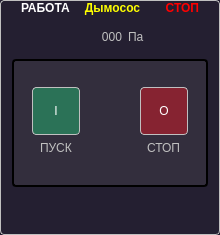
<?xml version="1.0" encoding="UTF-8"?>
<ui version="4.0">
 <class>Exhauser</class>
 <widget class="QGroupBox" name="Exhauser">
  <property name="geometry">
   <rect>
    <x>0</x>
    <y>0</y>
    <width>220</width>
    <height>235</height>
   </rect>
  </property>
  <property name="windowTitle">
   <string>Exhauser</string>
  </property>
  <property name="styleSheet">
   <string notr="true">QGroupBox
{
	color: yellow;
	background-color: rgb(36, 31, 49);
	border: 1px solid silver;
	border-radius: 4px;
	font-weight: bold;
	padding-top: 1em;
}
QGroupBox:flat
{
	background-color: rgb(23, 64, 25);
}
QGroupBox::title
{
	subcontrol-origin: padding;
	subcontrol-position:  top center;
}
#panel
{
	border: 2px solid black;
	border-radius: 4px;
	background-color: rgba(61, 56, 70,150);
}
#start
{
	border: 1px solid silver;
	border-radius: 4px;
	color: white;
	background-color: rgba(38, 162, 105,150);
	padding: 4px;
}
#stop
{
	border: 1px solid silver;
	border-radius: 4px;
	color: white;
	background-color: rgba(192, 28, 40,150);
	padding: 4px;
}
#start:disabled,#stop:disabled
{
	background-color: rgba(154, 153, 150,100);
}

QLabel
{
	color: silver;
}
#running
{
	color: gray;
	font-weight: bold;
	image-position: right;
}
#running:enabled
{
	color: white;
	image: url(:/TREPEL/resources/green-led.png);
	image-position: right;
}
#emergency:enabled
{
	color: gray;
	font-weight: bold;
}
#emergency:enabled
{
	color: red;
	image: url(:/TREPEL/resources/red-led.png);
	image-position: left;
}
#preferences
{
	border: 1px none;
}</string>
  </property>
  <property name="title">
   <string>Дымосос</string>
  </property>
  <property name="prefix" stdset="0">
   <string>MOTOR</string>
  </property>
  <property name="idx" stdset="0">
   <number>1</number>
  </property>
  <layout class="QVBoxLayout" name="verticalLayout_3">
   <property name="topMargin">
    <number>0</number>
   </property>
   <property name="bottomMargin">
    <number>0</number>
   </property>
   <item>
    <widget class="QWidget" name="statusRow" native="true">
     <property name="sizePolicy">
      <sizepolicy hsizetype="Preferred" vsizetype="Fixed">
       <horstretch>0</horstretch>
       <verstretch>0</verstretch>
      </sizepolicy>
     </property>
     <layout class="QHBoxLayout" name="horizontalLayout_3">
      <property name="topMargin">
       <number>0</number>
      </property>
      <property name="bottomMargin">
       <number>0</number>
      </property>
      <item>
       <widget class="QLabel" name="running">
        <property name="text">
         <string>РАБОТА</string>
        </property>
        <property name="alignment">
         <set>Qt::AlignLeading|Qt::AlignLeft|Qt::AlignVCenter</set>
        </property>
       </widget>
      </item>
      <item>
       <widget class="QLabel" name="emergency">
        <property name="text">
         <string>СТОП</string>
        </property>
        <property name="alignment">
         <set>Qt::AlignRight|Qt::AlignTrailing|Qt::AlignVCenter</set>
        </property>
       </widget>
      </item>
     </layout>
    </widget>
   </item>
   <item>
    <widget class="QWidget" name="important" native="true">
     <layout class="QHBoxLayout" name="horizontalLayout_4">
      <item>
       <widget class="QLabel" name="label_2">
        <property name="maximumSize">
         <size>
          <width>24</width>
          <height>24</height>
         </size>
        </property>
        <property name="text">
         <string/>
        </property>
        <property name="pixmap">
         <pixmap resource="../../resources.qrc">:/TREPEL/resources/barometr.png</pixmap>
        </property>
        <property name="scaledContents">
         <bool>true</bool>
        </property>
       </widget>
      </item>
      <item alignment="Qt::AlignRight">
       <widget class="QLabel" name="label">
        <property name="text">
         <string>000</string>
        </property>
        <property name="alignment">
         <set>Qt::AlignRight|Qt::AlignTrailing|Qt::AlignVCenter</set>
        </property>
       </widget>
      </item>
      <item alignment="Qt::AlignLeft">
       <widget class="QLabel" name="units">
        <property name="text">
         <string>Па</string>
        </property>
       </widget>
      </item>
     </layout>
    </widget>
   </item>
   <item>
    <widget class="QWidget" name="panel" native="true">
     <property name="sizePolicy">
      <sizepolicy hsizetype="Preferred" vsizetype="Expanding">
       <horstretch>0</horstretch>
       <verstretch>0</verstretch>
      </sizepolicy>
     </property>
     <layout class="QGridLayout" name="gridLayout">
      <property name="leftMargin">
       <number>3</number>
      </property>
      <property name="rightMargin">
       <number>3</number>
      </property>
      <property name="bottomMargin">
       <number>3</number>
      </property>
      <item row="1" column="0" colspan="2" alignment="Qt::AlignHCenter">
       <widget class="QWidget" name="controls" native="true">
        <layout class="QHBoxLayout" name="horizontalLayout_2">
         <property name="spacing">
          <number>20</number>
         </property>
         <property name="topMargin">
          <number>0</number>
         </property>
         <item alignment="Qt::AlignVCenter">
          <widget class="QWidget" name="startPlace" native="true">
           <layout class="QVBoxLayout" name="verticalLayout">
            <property name="leftMargin">
             <number>0</number>
            </property>
            <property name="topMargin">
             <number>0</number>
            </property>
            <property name="rightMargin">
             <number>0</number>
            </property>
            <property name="bottomMargin">
             <number>0</number>
            </property>
            <item alignment="Qt::AlignHCenter">
             <widget class="QPushButton" name="start">
              <property name="minimumSize">
               <size>
                <width>48</width>
                <height>48</height>
               </size>
              </property>
              <property name="maximumSize">
               <size>
                <width>48</width>
                <height>48</height>
               </size>
              </property>
              <property name="cursor">
               <cursorShape>PointingHandCursor</cursorShape>
              </property>
              <property name="text">
               <string>I</string>
              </property>
             </widget>
            </item>
            <item alignment="Qt::AlignHCenter">
             <widget class="QLabel" name="startLabel">
              <property name="text">
               <string>ПУСК</string>
              </property>
             </widget>
            </item>
           </layout>
          </widget>
         </item>
         <item>
          <spacer name="horizontalSpacer">
           <property name="orientation">
            <enum>Qt::Horizontal</enum>
           </property>
           <property name="sizeHint" stdset="0">
            <size>
             <width>40</width>
             <height>20</height>
            </size>
           </property>
          </spacer>
         </item>
         <item alignment="Qt::AlignVCenter">
          <widget class="QWidget" name="stopPlace" native="true">
           <layout class="QVBoxLayout" name="verticalLayout_2">
            <property name="leftMargin">
             <number>0</number>
            </property>
            <property name="topMargin">
             <number>0</number>
            </property>
            <property name="rightMargin">
             <number>0</number>
            </property>
            <property name="bottomMargin">
             <number>0</number>
            </property>
            <item alignment="Qt::AlignHCenter">
             <widget class="QPushButton" name="stop">
              <property name="minimumSize">
               <size>
                <width>48</width>
                <height>48</height>
               </size>
              </property>
              <property name="maximumSize">
               <size>
                <width>48</width>
                <height>16777215</height>
               </size>
              </property>
              <property name="cursor">
               <cursorShape>PointingHandCursor</cursorShape>
              </property>
              <property name="text">
               <string>O</string>
              </property>
             </widget>
            </item>
            <item alignment="Qt::AlignHCenter">
             <widget class="QLabel" name="stopLabel">
              <property name="text">
               <string>СТОП</string>
              </property>
             </widget>
            </item>
           </layout>
          </widget>
         </item>
        </layout>
       </widget>
      </item>
     </layout>
    </widget>
   </item>
   <item alignment="Qt::AlignBottom">
    <widget class="QWidget" name="statusBar" native="true">
     <property name="enabled">
      <bool>true</bool>
     </property>
     <layout class="QHBoxLayout" name="horizontalLayout">
      <property name="topMargin">
       <number>0</number>
      </property>
      <item>
       <widget class="QLabel" name="powered">
        <property name="minimumSize">
         <size>
          <width>32</width>
          <height>32</height>
         </size>
        </property>
        <property name="maximumSize">
         <size>
          <width>32</width>
          <height>32</height>
         </size>
        </property>
        <property name="text">
         <string/>
        </property>
        <property name="pixmap">
         <pixmap resource="../../resources.qrc">:/TREPEL/resources/bolt.png</pixmap>
        </property>
        <property name="scaledContents">
         <bool>true</bool>
        </property>
       </widget>
      </item>
      <item>
       <widget class="QLabel" name="manual">
        <property name="minimumSize">
         <size>
          <width>32</width>
          <height>32</height>
         </size>
        </property>
        <property name="maximumSize">
         <size>
          <width>32</width>
          <height>32</height>
         </size>
        </property>
        <property name="text">
         <string/>
        </property>
        <property name="pixmap">
         <pixmap resource="../../resources.qrc">:/TREPEL/resources/hand.png</pixmap>
        </property>
        <property name="scaledContents">
         <bool>true</bool>
        </property>
       </widget>
      </item>
      <item>
       <widget class="QLabel" name="label_3">
        <property name="text">
         <string/>
        </property>
        <property name="pixmap">
         <pixmap resource="../../resources.qrc">:/TREPEL/tools_changed.png</pixmap>
        </property>
       </widget>
      </item>
      <item>
       <widget class="QPushButton" name="preferences">
        <property name="minimumSize">
         <size>
          <width>32</width>
          <height>32</height>
         </size>
        </property>
        <property name="maximumSize">
         <size>
          <width>32</width>
          <height>32</height>
         </size>
        </property>
        <property name="cursor">
         <cursorShape>PointingHandCursor</cursorShape>
        </property>
        <property name="text">
         <string/>
        </property>
        <property name="icon">
         <iconset resource="../../resources.qrc">
          <normaloff>:/TREPEL/resources/tune.png</normaloff>:/TREPEL/resources/tune.png</iconset>
        </property>
        <property name="iconSize">
         <size>
          <width>24</width>
          <height>24</height>
         </size>
        </property>
        <property name="flat">
         <bool>true</bool>
        </property>
       </widget>
      </item>
     </layout>
    </widget>
   </item>
  </layout>
 </widget>
 <resources>
  <include location="../../resources.qrc"/>
  <include location="../../resources.qrc"/>
 </resources>
 <connections/>
</ui>
